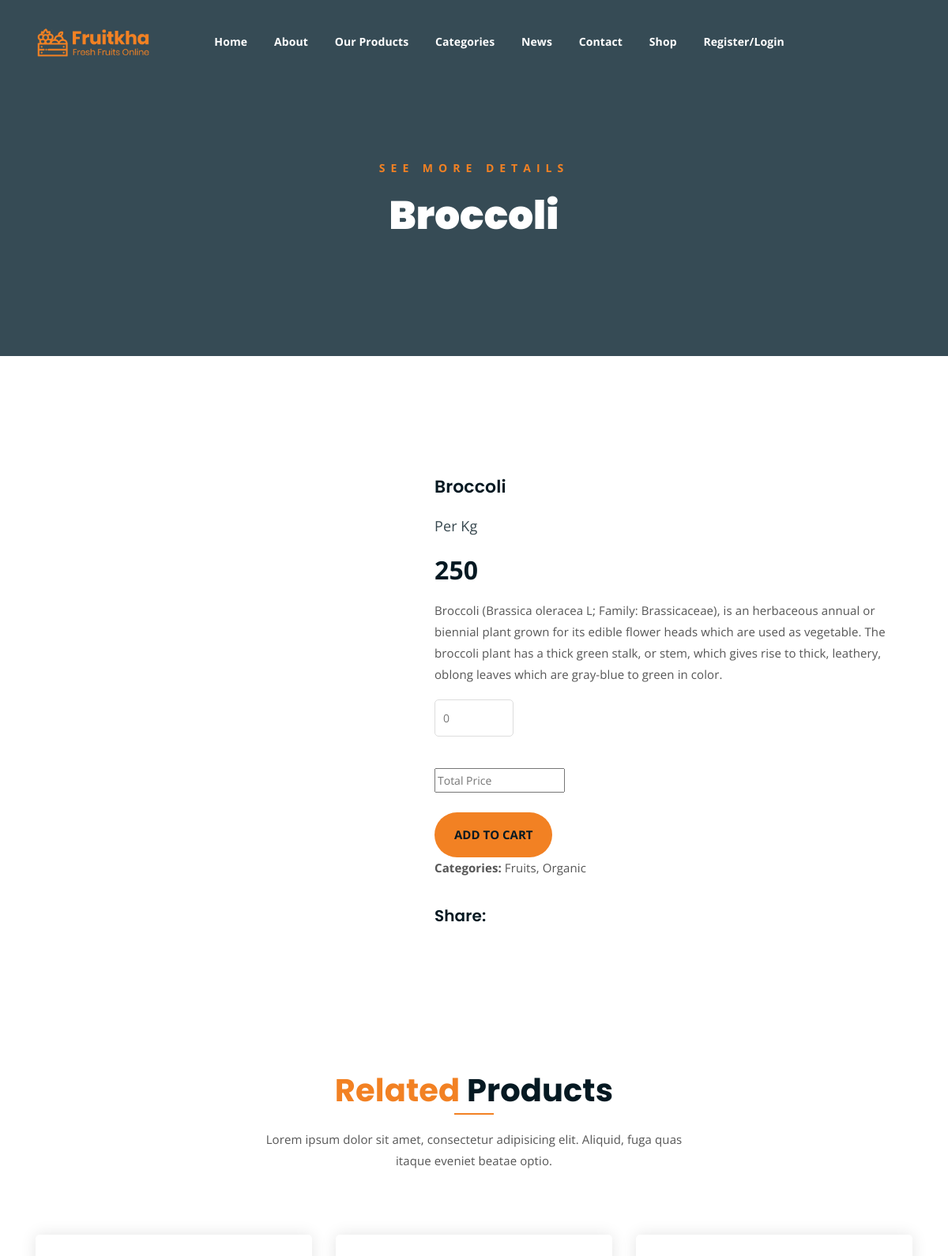
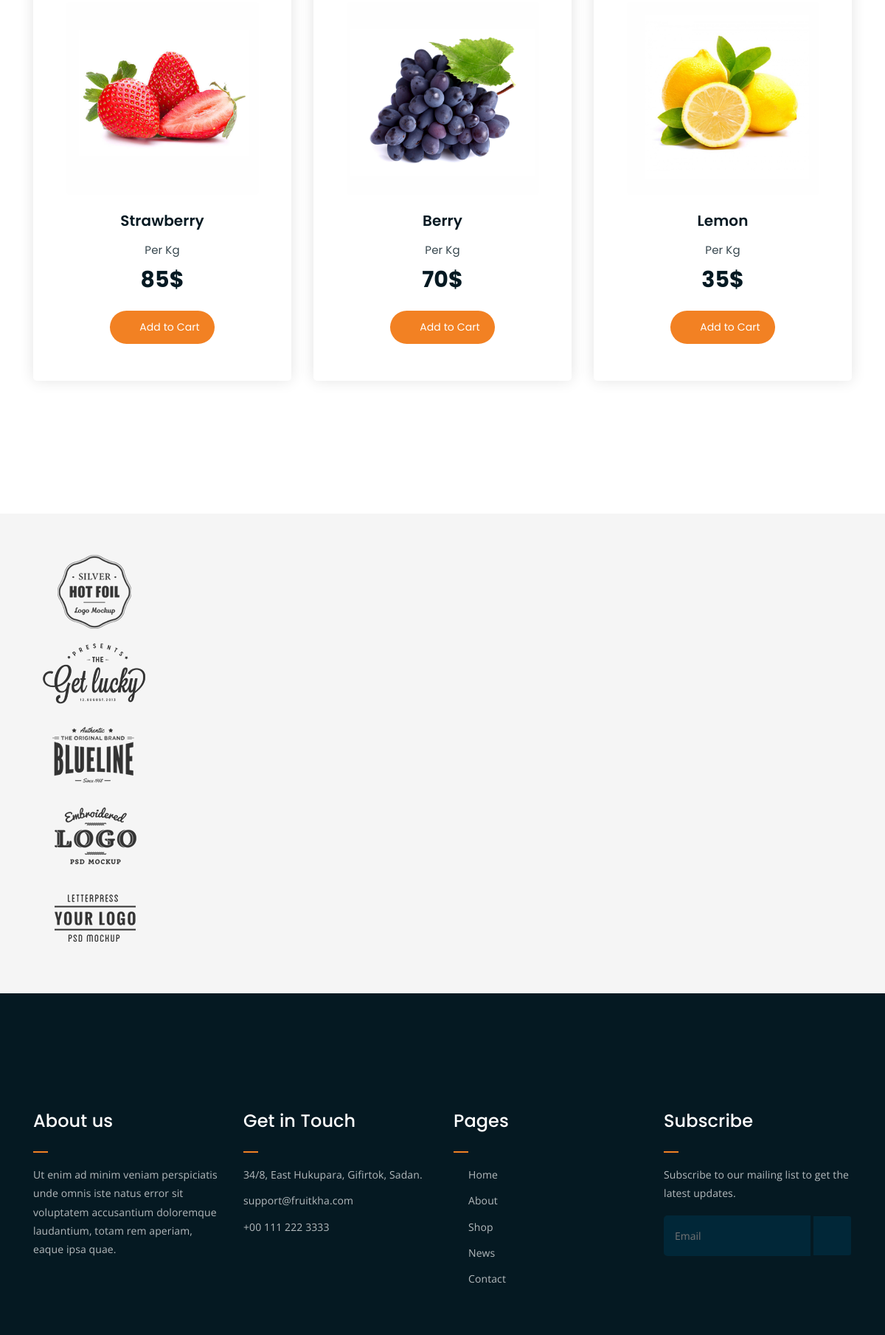
Page /singleproduct/3/ (upper part) on the committed database (2 pictures, top to bottom).
### Backend/models.py (models this page shows)
class Productdb(models.Model):
    cname=models.CharField(max_length=100,null=True,blank=True)
    pname=models.CharField(max_length=100,null=True,blank=True)
    desc=models.TextField(max_length=100,null=True,blank=True)
    price=models.CharField(max_length=100,null=True,blank=True)
    pimage=models.ImageField(upload_to="Product Images", null=True,blank=True)

### WebApp/views.py (the view)
# urls.py: path('singleproduct/<int:proid>/',views.singleproduct,name="singleproduct"),
def singleproduct(request,proid):
    cat = Catdb.objects.all()
    data=Productdb.objects.get(id=proid)
    return render(request,"single_product.html",{'data':data,'category':cat})

### WebApp/Templates/single_product.html (shortened to what this page needs)
<!DOCTYPE html>
{% load static %}
<html lang="en">
<head>
	<link rel="stylesheet" href="{% static 'assets/css/all.min.css' %}">
	<link rel="stylesheet" href="{% static 'assets/bootstrap/css/bootstrap.min.css' %}">
	<link rel="stylesheet" href="{% static 'assets/css/owl.carousel.css' %}">
	<link rel="stylesheet" href="{% static 'assets/css/magnific-popup.css' %}">
	<link rel="stylesheet" href="{% static 'assets/css/animate.css' %}">
	<link rel="stylesheet" href="{% static 'assets/css/meanmenu.min.css' %}">
	<link rel="stylesheet" href="{% static 'assets/css/main.css' %}">
	<link rel="stylesheet" href="{% static 'assets/css/responsive.css' %}">
</head>
<body>
	<div class="top-header-area" id="sticker">
		<div class="container">
			<div class="row">
				<div class="col-lg-12 col-sm-12 text-center">
					<div class="main-menu-wrap">
						<div class="site-logo">
							<a href="index.html">
								<img src="assets/img/logo.png" alt="">
							</a>
						</div>
						<nav class="main-menu">
							<ul>
								<li ><a href="{% url 'home' %}">Home</a>
								</li>
								<li><a href="{% url 'about' %}">About</a></li>
								<li><a href="{% url 'products' %}">Our Products</a></li>
								<li><a href="">Categories</a>
								</li>
								<li><a href="news.html">News</a>
								</li>
								<li><a href="{% url 'contact' %}">Contact</a></li>
								<li><a href="shop.html">Shop</a>
								</li>
								{% if  request.session.name %}
								<li><a href="{% url 'user_logout' %}">Welcome {{ request.session.name}}/Logout </a></li>
								{% else %}
								<li><a href="{% url 'register' %}">Register/Login </a></li>
								{% endif %}
								<li>
									<div class="header-icons">
										<a class="shopping-cart" href="cart.html"><i class="fas fa-shopping-cart"></i></a>
										<a class="mobile-hide search-bar-icon" href="#"><i class="fas fa-search"></i></a>
									</div>
								</li>
							</ul>
						</nav>
					</div>
				</div>
			</div>
		</div>
	</div>
	<div class="breadcrumb-section breadcrumb-bg">
		<div class="container">
			<div class="row">
				<div class="col-lg-8 offset-lg-2 text-center">
					<div class="breadcrumb-text">
						<p>See more Details</p>
						<h1>{{data.pname}}</h1>
					</div>
				</div>
			</div>
		</div>
	</div>
	<div class="single-product mt-150 mb-150">
		<div class="container">
			<div class="row">
				<div class="col-md-5">
					<div class="single-product-img">
					</div>
				</div>
				<div class="col-md-7">
					<div class="single-product-content">
						<h3>{{data.pname}}</h3>
						<p class="single-product-pricing" ><span>Per Kg</span>{{data.price}}</p>
						<p>{{data.desc}}</p>
						<div class="single-product-form">
							<form action="{% url 'save_cart' %}" method="post">
								<input type="number" placeholder="0" min="1" name="quantity" id="qty"><br><br>
								<input type="text" placeholder="Total Price" id="total" name="totalprice"><br><br>
							    <p><input type="submit" value="Add to Cart"></p>
							</form>
							<p><strong>Categories: </strong>Fruits, Organic</p>
						</div>
						<h4>Share:</h4>
						<ul class="product-share">
							<li><a href=""><i class="fab fa-facebook-f"></i></a></li>
							<li><a href=""><i class="fab fa-twitter"></i></a></li>
							<li><a href=""><i class="fab fa-google-plus-g"></i></a></li>
							<li><a href=""><i class="fab fa-linkedin"></i></a></li>
						</ul>
					</div>
				</div>
			</div>
		</div>
	</div>
	<div class="more-products mb-150">
		<div class="container">
			<div class="row">
				<div class="col-lg-8 offset-lg-2 text-center">
					<div class="section-title">
						<h3><span class="orange-text">Related</span> Products</h3>
						<p>Lorem ipsum dolor sit amet, consectetur adipisicing elit. Aliquid, fuga quas itaque eveniet beatae optio.</p>
					</div>
				</div>
			</div>
			<div class="row">
				<div class="col-lg-4 col-md-6 text-center">
					<div class="single-product-item">
						<div class="product-image">
							<a href="single-product.html"><img src="assets/img/products/product-img-1.jpg" alt=""></a>
						</div>
						<h3>Strawberry</h3>
						<p class="product-price"><span>Per Kg</span> 85$ </p>
						<a href="cart.html" class="cart-btn"><i class="fas fa-shopping-cart"></i> Add to Cart</a>
					</div>
				</div>
				<div class="col-lg-4 col-md-6 text-center">
					<div class="single-product-item">
						<div class="product-image">
							<a href="single-product.html"><img src="assets/img/products/product-img-2.jpg" alt=""></a>
						</div>
						<h3>Berry</h3>
						<p class="product-price"><span>Per Kg</span> 70$ </p>
						<a href="cart.html" class="cart-btn"><i class="fas fa-shopping-cart"></i> Add to Cart</a>
					</div>
				</div>
				<div class="col-lg-4 col-md-6 offset-lg-0 offset-md-3 text-center">
					<div class="single-product-item">
						<div class="product-image">
							<a href="single-product.html"><img src="assets/img/products/product-img-3.jpg" alt=""></a>
						</div>
						<h3>Lemon</h3>
						<p class="product-price"><span>Per Kg</span> 35$ </p>
						<a href="cart.html" class="cart-btn"><i class="fas fa-shopping-cart"></i> Add to Cart</a>
					</div>
				</div>
			</div>
		</div>
	</div>
	<div class="logo-carousel-section">
		<div class="container">
			<div class="row">
				<div class="col-lg-12">
					<div class="logo-carousel-inner">
						<div class="single-logo-item">
							<img src="assets/img/company-logos/1.png" alt="">
						</div>
						<div class="single-logo-item">
							<img src="assets/img/company-logos/2.png" alt="">
						</div>
						<div class="single-logo-item">
							<img src="assets/img/company-logos/3.png" alt="">
						</div>
						<div class="single-logo-item">
							<img src="assets/img/company-logos/4.png" alt="">
						</div>
						<div class="single-logo-item">
							<img src="assets/img/company-logos/5.png" alt="">
						</div>
					</div>
				</div>
			</div>
		</div>
	</div>
	<div class="footer-area">
		<div class="container">
			<div class="row">
				<div class="col-lg-3 col-md-6">
					<div class="footer-box about-widget">
						<h2 class="widget-title">About us</h2>
						<p>Ut enim ad minim veniam perspiciatis unde omnis iste natus error sit voluptatem accusantium doloremque laudantium, totam rem aperiam, eaque ipsa quae.</p>
					</div>
				</div>
				<div class="col-lg-3 col-md-6">
					<div class="footer-box get-in-touch">
						<h2 class="widget-title">Get in Touch</h2>
						<ul>
							<li>34/8, East Hukupara, Gifirtok, Sadan.</li>
							<li>support@fruitkha.com</li>
							<li>+00 111 222 3333</li>
						</ul>
					</div>
				</div>
				<div class="col-lg-3 col-md-6">
					<div class="footer-box pages">
						<h2 class="widget-title">Pages</h2>
						<ul>
							<li><a href="index.html">Home</a></li>
							<li><a href="about.html">About</a></li>
							<li><a href="services.html">Shop</a></li>
							<li><a href="news.html">News</a></li>
							<li><a href="contact.html">Contact</a></li>
						</ul>
					</div>
				</div>
				<div class="col-lg-3 col-md-6">
					<div class="footer-box subscribe">
						<h2 class="widget-title">Subscribe</h2>
						<p>Subscribe to our mailing list to get the latest updates.</p>
						<form action="index.html">
							<input type="email" placeholder="Email">
							<button type="submit"><i class="fas fa-paper-plane"></i></button>
						</form>
					</div>
				</div>
			</div>
		</div>
	</div>
</body>
</html>

### rows in the picture
Productdb: pname "Broccoli", price "250", desc "Broccoli (Brassica oleracea L; Family: Brassicaceae), is an herbaceous annual or biennial plant grown for its edible flower heads which are used as vegetable. The broccoli plant has a thick green stalk, or stem, which gives rise to thick, leathery, oblong leaves which are gray-blue to green in color."
